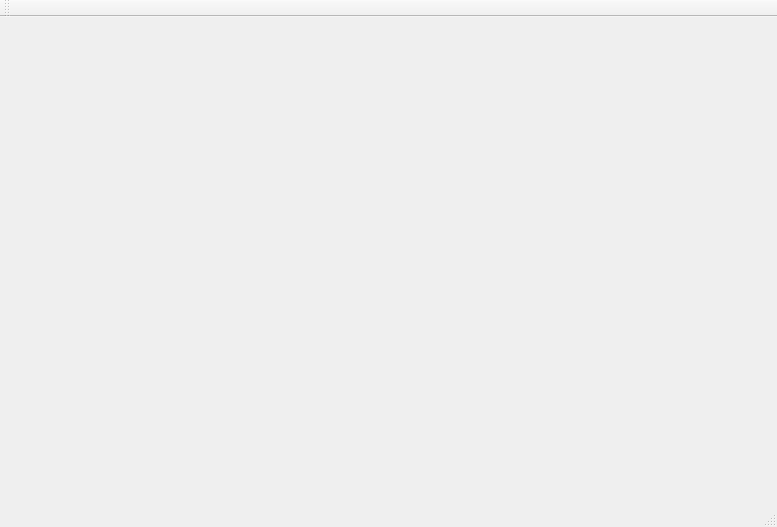
<?xml version="1.0" encoding="UTF-8"?>
<ui version="4.0">
 <class>MainWindow</class>
 <widget class="QMainWindow" name="MainWindow">
  <property name="geometry">
   <rect>
    <x>0</x>
    <y>0</y>
    <width>777</width>
    <height>527</height>
   </rect>
  </property>
  <property name="windowTitle">
   <string>MainWindow</string>
  </property>
  <widget class="QWidget" name="centralWidget"/>
  <widget class="QMenuBar" name="menuBar">
   <property name="geometry">
    <rect>
     <x>0</x>
     <y>0</y>
     <width>777</width>
     <height>21</height>
    </rect>
   </property>
  </widget>
  <widget class="QToolBar" name="mainToolBar">
   <attribute name="toolBarArea">
    <enum>TopToolBarArea</enum>
   </attribute>
   <attribute name="toolBarBreak">
    <bool>false</bool>
   </attribute>
  </widget>
  <widget class="QStatusBar" name="statusBar"/>
 </widget>
 <layoutdefault spacing="6" margin="11"/>
 <resources/>
 <connections/>
</ui>
